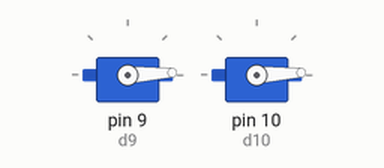
Simulated run of this sketch. Board: Arduino Uno, built with avr-gcc and run on an emulated ATmega328P. Shown: 2 × servo.

Above: at 0.05 s.
At 1.35 s:
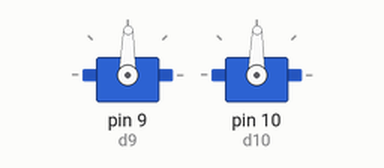
At 2.65 s:
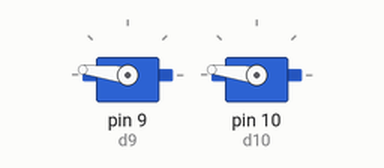
At 5.25 s:
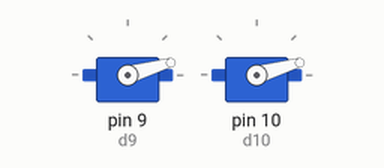
Timing chart, 0 to 7.1 s (numbered marks = the images above):
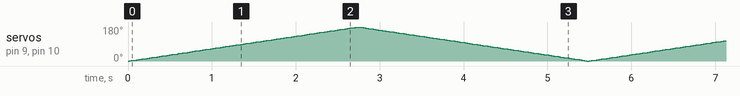

The sketch:

ServoMotor.ino
```cpp
#include <Servo.h>
Servo d9;
Servo d10;

int x = 0;

void setup() {
  d9.attach(9);
  d10.attach(10);
}

void loop() {
  for (x = 0; x <= 180; x += 1) {
    d9.write(x);
    d10.write(x);

    delay(15);
  }

  for (x = 180; x >= 0; x -= 1) {
    d9.write(x);
    d10.write(x);

    delay(15);
  }
}
```
